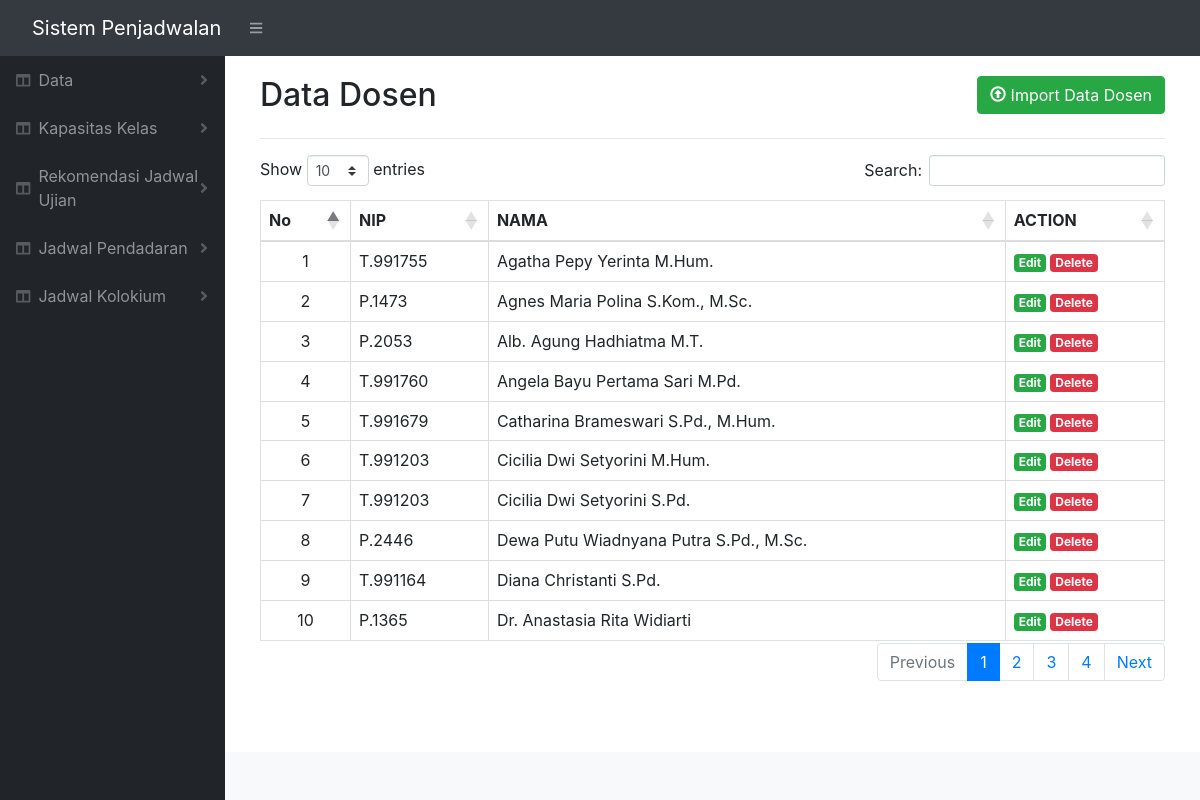
The page /index.php/home/dosen on the database its author committed.
### tables this page shows
CREATE TABLE `dosen` (
  `idDosen` int(11) NOT NULL,
  `nip` varchar(255) NOT NULL,
  `nama` varchar(255) NOT NULL
);

### application/controllers/Home.php (called while the page is built, shortened)
<?php
class home extends CI_Controller {
    public function __construct() {
        $this->load->library('form_validation');
        $this->load->library('pagination');
        $this->load->model('list_model');
        $this->load->model('data_model');
        $this->load->library('excel');
    }
    public function dosen() {
        $data['data'] = $this->list_model->get_dosen_list();
        $data['title'] = 'Data Dosen';
        $this->load->view('templates/header', $data);
        $this->load->view('templates/sidebar', $data);
        $this->load->view('data/dosen', $data);
        $this->load->view('templates/topbar', $data);
        $this->load->view('templates/footer', $data);
    }
}

### index.php (called while the page is built, shortened)
<?php
require_once BASEPATH.'core/CodeIgniter.php';

### application/models/List_model.php (called while the page is built, shortened)
<?php
class List_model extends CI_Model {
    function get_dosen_list() {
        $this->db->order_by('nama', 'ASC');
        $query = $this->db->get('dosen');
        return $query;
    }
}

### application/views/data/dosen.php (the view, shortened to what this page needs)
<div id="layoutSidenav_content">
    <main>
        <div class="container-fluid">
            <div class="card-body">
                <div class="row">
                    <div class="col-auto mr-auto">
                        <h2 class=""><?= $title ?></h2>
                    </div>
                    <div class="col-auto ml-3">
                        <a href="http://" class="btn btn-success pull-right" data-toggle="modal"
                            data-target="#exampleModal"> <span class="glyphicon glyphicon-upload"></span> Import
                            Data Dosen</a>
                    </div>
                </div>
                <hr>
                <div class="table-responsive">
                    <table class="table table-bordered" id="tabelku" width="100%">
                        <thead>
                            <tr class="text-center">
                                <th>No</th>
                                <th>NIP</th>
                                <th>NAMA</th>
                                <th>ACTION</th>
                            </tr>
                        </thead>
                        <tbody>
                            <?php $i = 1; ?>
                            <?php foreach ($data->result() as $row) : ?>
                            <tr>
                                <td class="text-center"><?= $i ?></td>
                                <td><?php echo $row->nip; ?></td>
                                <td><?php echo $row->nama; ?></td>
                                <td>
                                    <a href="<?php echo base_url(); ?>home/editDsn/<?= $row->idDosen; ?>"
                                        class="badge badge-success ">Edit</a>
                                    <a href="<?php echo base_url(); ?>home/deleteDsn/<?= $row->idDosen; ?>"
                                        class="badge badge-danger"
                                        onclick="return confirm('Are you sure you want to delete <?= $row->idDosen; ?>?');">Delete</a>
                                </td>
                            </tr>
                            <?php $i++; ?>
                            <?php endforeach; ?>
                        </tbody>
                    </table>
                </div>
            </div>
        </div>
    </main>

### assets/dateindo/css/ilmudetil.css (style rules this page uses)
a { color: #FFC107;text-decoration: none; }

### rows shown on the page
dosen: nip "T.991755", nama "Agatha Pepy Yerinta M.Hum."
dosen: nip "P.1473", nama "Agnes Maria Polina S.Kom., M.Sc."
dosen: nip "P.2053", nama "Alb. Agung Hadhiatma M.T."
dosen: nip "T.991760", nama "Angela Bayu Pertama Sari M.Pd."
dosen: nip "T.991679", nama "Catharina Brameswari S.Pd., M.Hum."
dosen: nip "T.991203", nama "Cicilia Dwi Setyorini M.Hum."
dosen: nip "T.991203", nama "Cicilia Dwi Setyorini S.Pd."
dosen: nip "P.2446", nama "Dewa Putu Wiadnyana Putra S.Pd., M.Sc."
dosen: nip "T.991164", nama "Diana Christanti S.Pd."
dosen: nip "P.1365", nama "Dr. Anastasia Rita Widiarti"

### other values the page prints
$title "Data Dosen"
